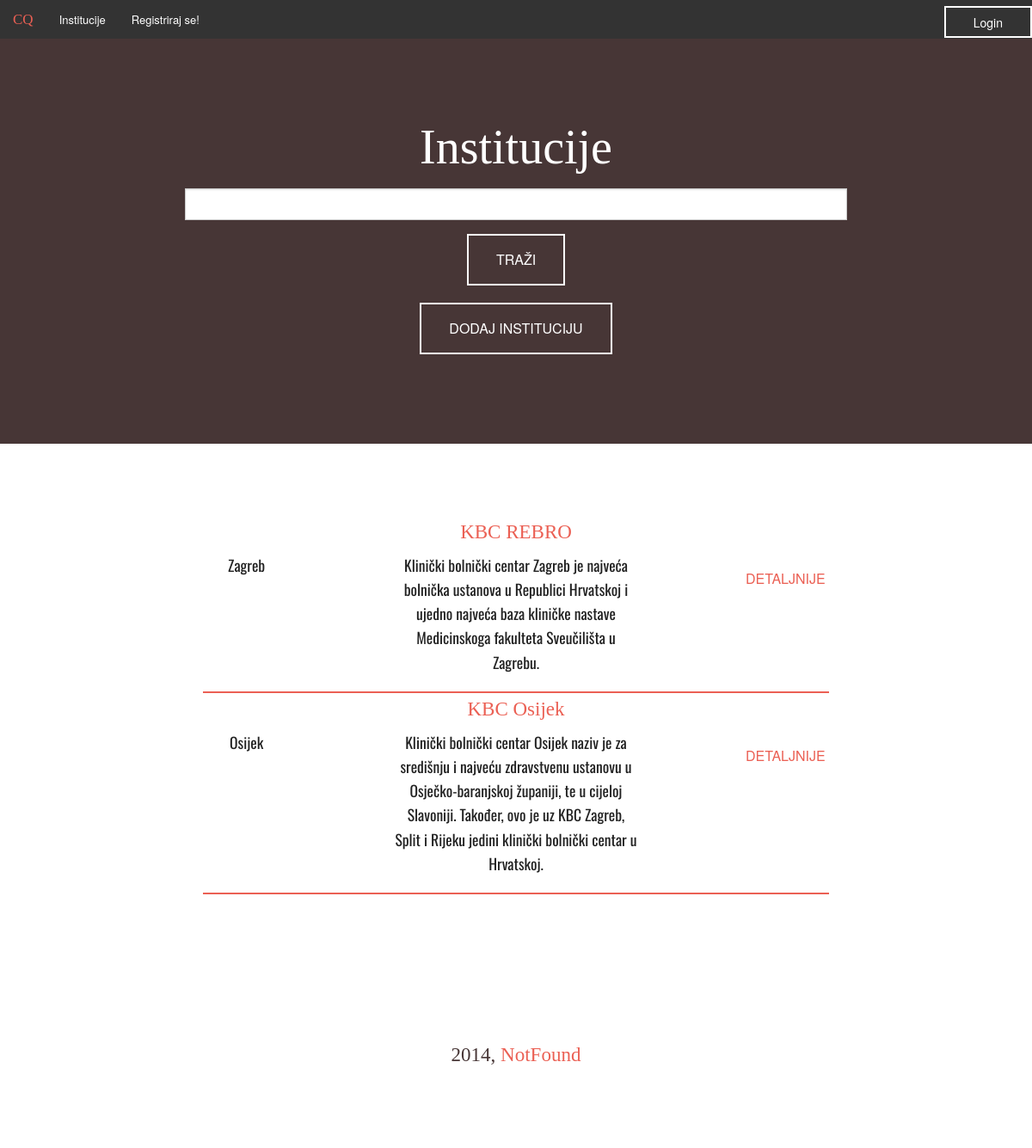
Page /listINSTITUCIJA.php on the committed database.
### tables this page shows
create table INSTITUCIJA(
id_ins int not null primary key auto_increment,
ime_ins varchar(50) not null,
info_ins varchar(400) not null,
mjesto_ins varchar(50) not null,
adresa_ins varchar(50) not null,
nivo_krvi_ins int not null
);

### konfiguracija.php (called while the page is built, shortened)
<?php
$putanja = "/notfound/Hackathon/";

### listINSTITUCIJA.php (the view, shortened to what this page needs)
<?php include 'header.php';?>
<div class="row gore">
  <h3 style="color: white;">Institucije</h3>
  <form class="small-12 medium-8 small-centered columns" action="<?php echo $_SERVER['PHP_SELF']?>" method="POST">
	<input type="text" name="uvjet" value="<?php echo isset($_POST["uvjet"]) ? $_POST["uvjet"] : "";?>"/>
	<input type="submit" class=" button" value="TRAŽI" />
</form>
<a href="inputINSTITUCIJA.php">
	<div class="button">
		DODAJ INSTITUCIJU
	</div>
</a>
</div>
<div class="row" style="text-align: center;">
<div class="small-10 small-centered columns">
<?php
	$list = $con->prepare("select * from INSTITUCIJA where INSTITUCIJA.ime_ins like :uvjet;");
	if(!$_POST) {
			$uvjet="";
			} else {
				$uvjet = $_POST["uvjet"];
			}
	$uvjet = "%" . $uvjet . "%";
	$list->bindParam(":uvjet", $uvjet);
	$list->execute();
	$rez = $list->fetchAll(PDO::FETCH_OBJ);
	foreach ($rez as $r):
?>
<div class="small-12 columns">
	<h4><?php echo $r->ime_ins ;?></h4>
</div>
<div class="small-12 small-centered columns">
	<div class="small- medium-4 columns">
	<p><?php echo $r->mjesto_ins ;?></p>
	</div>
	<div class="small-12 medium-4 columns">
	<p><?php echo $r->info_ins ;?></p>
	</div>
	<div class="small-12 medium-4 columns" style="text-align:center;">
	<div class="button"><a href="<?php echo $putanja;?>detaljINSTITUCIJA.php?id_ins=<?php echo $r->id_ins;?>" style="color: #eb6054;"> DETALJNIJE </a> </div>
	</div>
	</div>
 <hr style="border: none; background-color: #eb6054; width: 75%; height: 2px; margin: 0 auto;" />
<?php
	endforeach;
;?>
	</div>
</div>
<?php include_once 'footer.php';?>

### css/stil.css (style rules this page uses)
body { background-image: url(''); width: 100%; max-width:100%; max-height: 100%; top: 0; left: 0; z-index: -50; background-size: 100%; background-repeat: no-repeat; background-attachment: fixed; padding: 0; margin: 0; }
.row { margin-left: auto; margin-right: auto; width: 100%; max-width: 100%; padding-bottom: 7%; padding-top: 7%; }
p { font-family: oswald; font-size: 110%; }
h1, h2, h3, h4, h5, h6 { font-family: 'alegreya'; }
hr { height: 1px; border: none; background-color: white; width: 75%; margin: 0 auto; }
.druga h1, h3, h4 { color: #eb6054; }
.druga2 h1, h3 { font-size: 350%; color: #eb6054; }
.gore { background-color: #473636; text-align: center; }
.button { background: none; border: 2px solid white; color: white; transition: border-color 0.5s ease, color 0.5s ease; -webkit-transition: border-color 0.5s ease, color 0.5s ease; }

### rows in the picture
institucija: ime_ins "KBC REBRO", mjesto_ins "Zagreb", info_ins "Klinički bolnički centar Zagreb je najveća bolnička ustanova u Republici Hrvatskoj i ujedno najveća baza kliničke nastave Medicinskoga fakulteta Sveučilišta u Zagrebu."
institucija: ime_ins "KBC Osijek", mjesto_ins "Osijek", info_ins "Klinički bolnički centar Osijek naziv je za središnju i najveću zdravstvenu ustanovu u Osječko-baranjskoj županiji, te u cijeloj Slavoniji. Također, ovo je uz KBC Zagreb, Split i Rijeku jedini klinički bolnički centar u Hrvatskoj."
